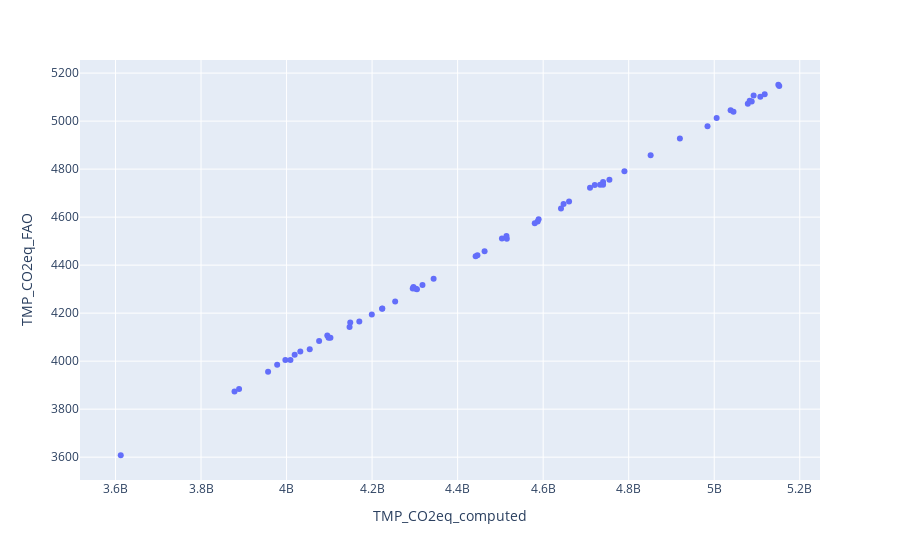

This figure's notebook cell:
### Code cell
plot_variable('TMP_CO2eq', 'France')
